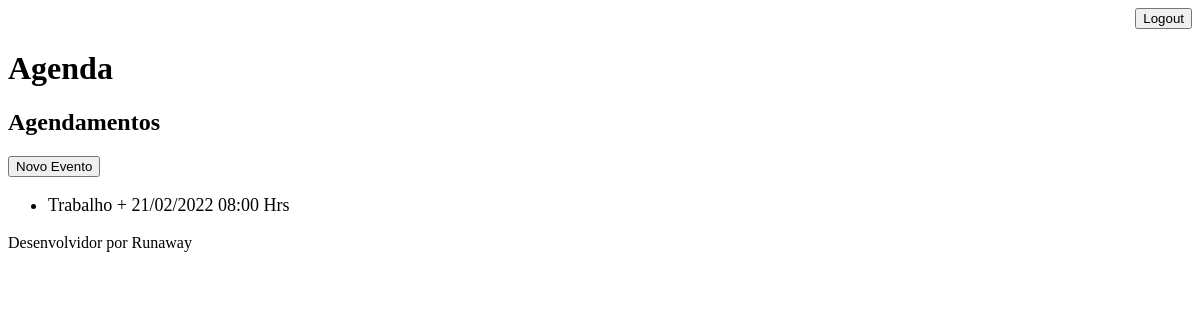
/agenda/ (signed in), run on an earlier commit of the app's database.
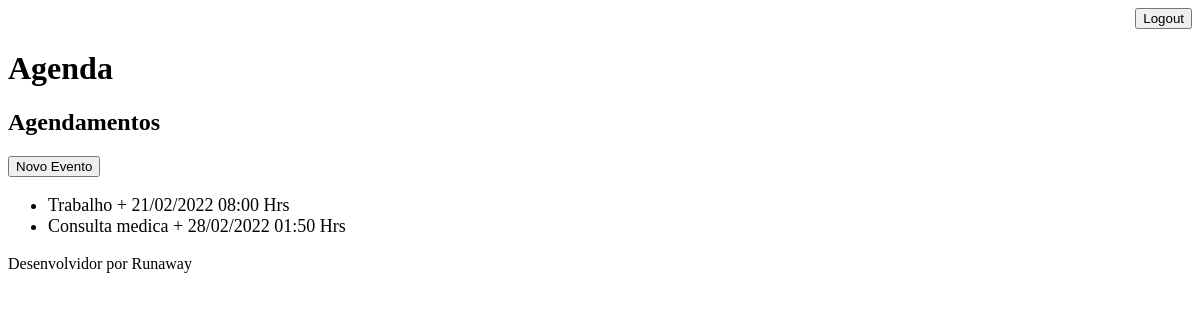
And on a later commit of the database.
### core/models.py (models this page shows, shortened)
class Evento(models.Model):
    titulo = models.CharField(max_length=100)
    descricao = models.TextField(blank=True, null=True)
    data_evento = models.DateTimeField(verbose_name='Data do Evento')
    data_criacao = models.DateTimeField(auto_now=True)
    usuario = models.ForeignKey(User, on_delete=models.CASCADE)
    class Meta:
        db_table = 'evento'
    def get_data_evento(self):
        return self.data_evento.strftime('%d/%m/%Y %H:%M Hrs')

### core/views.py (the view)
# urls.py: path('agenda/', views.lista_eventos),
@login_required(login_url='/login/')
def lista_eventos(request):
    usuario = request.user   #para visualizar os eventos do usuario logado
    evento = Evento.objects.filter(usuario=usuario)   #para visualizar os eventos do usuario logado
    dados = {'eventos':evento}
    return render(request, 'agenda.html', dados)

### core/templates/agenda.html
{% extends "model-page.html" %}
{% block content %}
    <h2>Agendamentos</h2>
    <a href="evento/">
        <button type="button">Novo Evento </button>
    </a>
    <ul style="font-size: 18px">
        {% for evento in eventos %}
            <li>{{ evento.titulo }} + {{ evento.get_data_evento }}</li>
        {% endfor %}
    </ul>
{% endblock %}

What changed in the data, as far as the page shows it:
added Evento: titulo "Consulta medica", get_data_evento "28/02/2022 01:50 Hrs"
